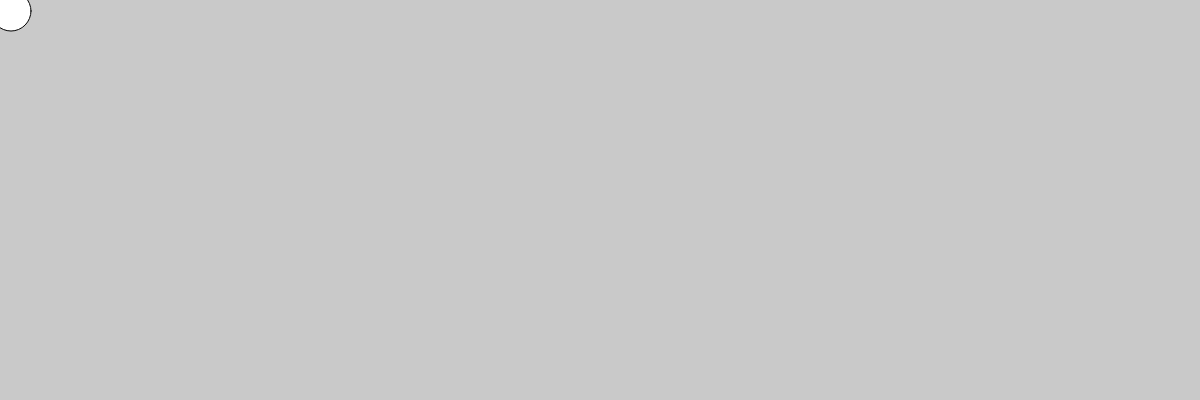
Frame 1 (no input)
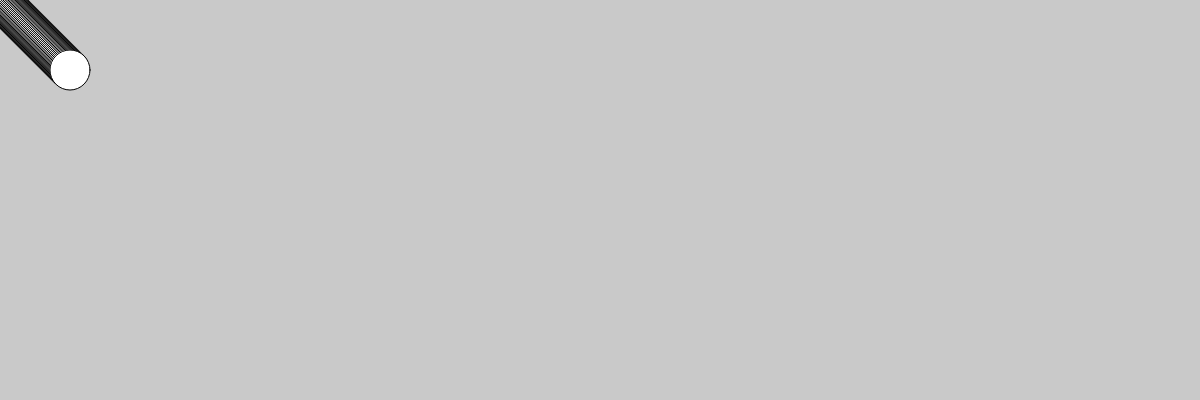
Frame 60 (no input)
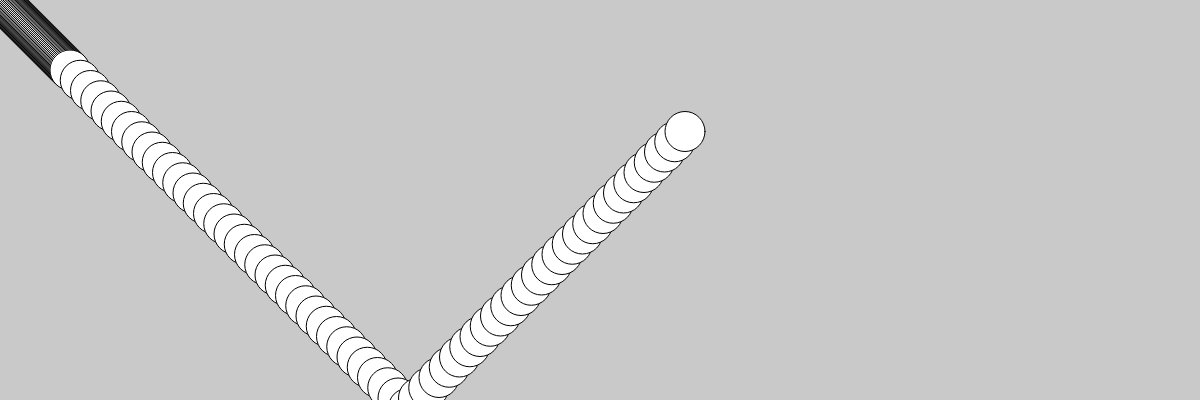
Frame 120 (the mouse pressed at the canvas centre since frame 60)

The p5.js sketch that drew these frames (run headless with seeded random() and noise() and a simulated clock; from frame 60 on, the mouse is pressed at the canvas centre):

// p5.js sketch
// ── sketch.js

// setting the variables for the ball so the size and shape are consistent.
let ball = {};
ball.width = 40;
ball.x = 10;
ball.y = 10;
ball.delta_x = 1;
ball.delta_y = 1;
ball.scale_x = 1;
ball.scale_y = 1;

// setup the code, background and area

function setup() {
    createCanvas(windowWidth, 400);
    background(201);
}


function draw() {

    ball.x += ball.delta_x * ball.scale_x;
    ball.y += ball.delta_y * ball.scale_y;


    if (ball.x >= width || ball.x <= 0) {
        ball.delta_x = -1 * ball.delta_x;
    }
    if (ball.y >= height || ball.y <= 0) {
        ball.delta_y = -1 * ball.delta_y;
    }

    fill(255);
    ellipse(ball.x, ball.y, ball.width, ball.width);
}

// I altered the dimensions to change the speed. Hope this works.

function mousePressed() {
    ball.scale_x = map(mouseX, 0, width, 0.5, 20);
    ball.scale_y = map(mouseY, 0, height, 0.5, 20);
}
